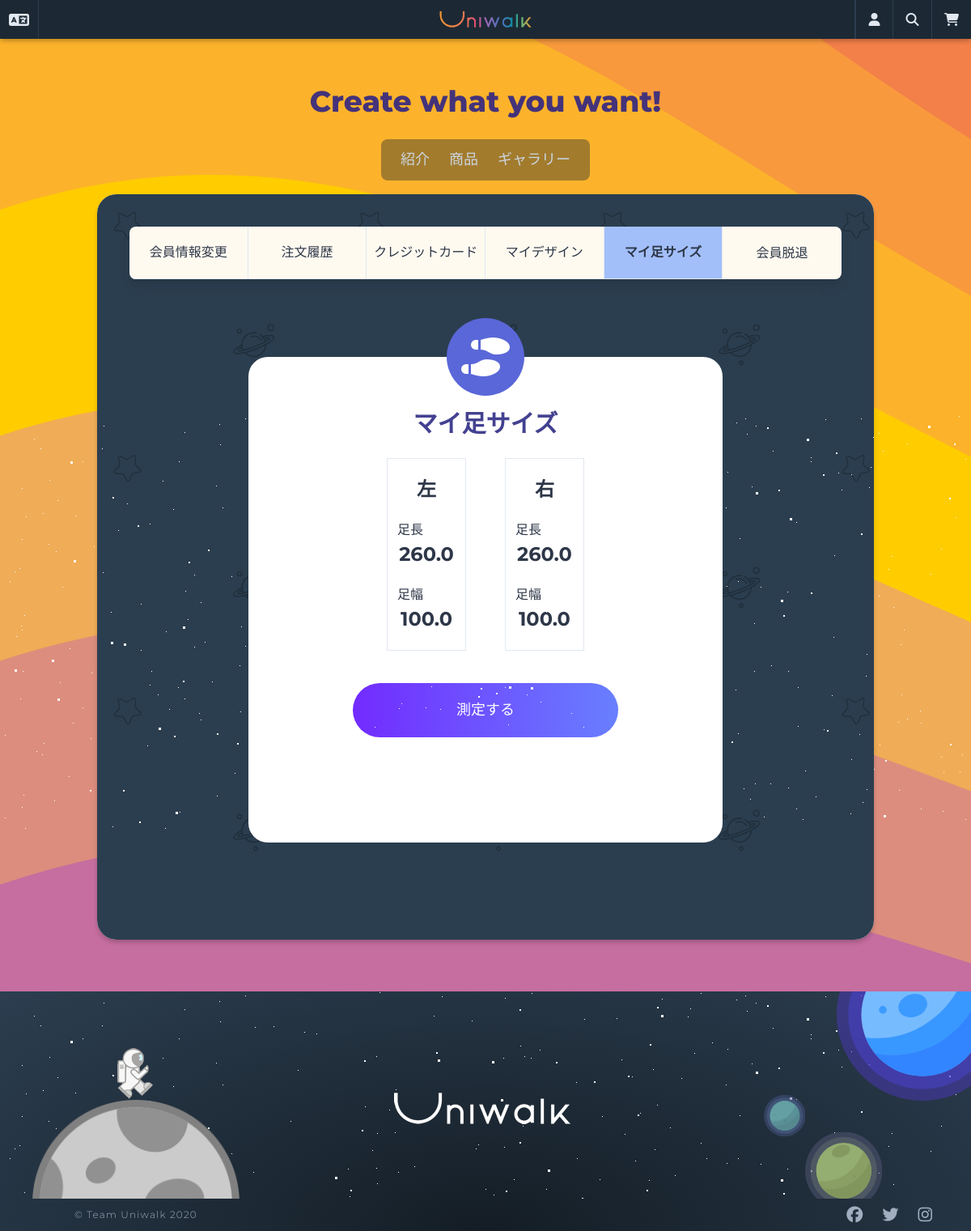
Page /users/mypage/footsizes/ (signed in) on the earlier database version.
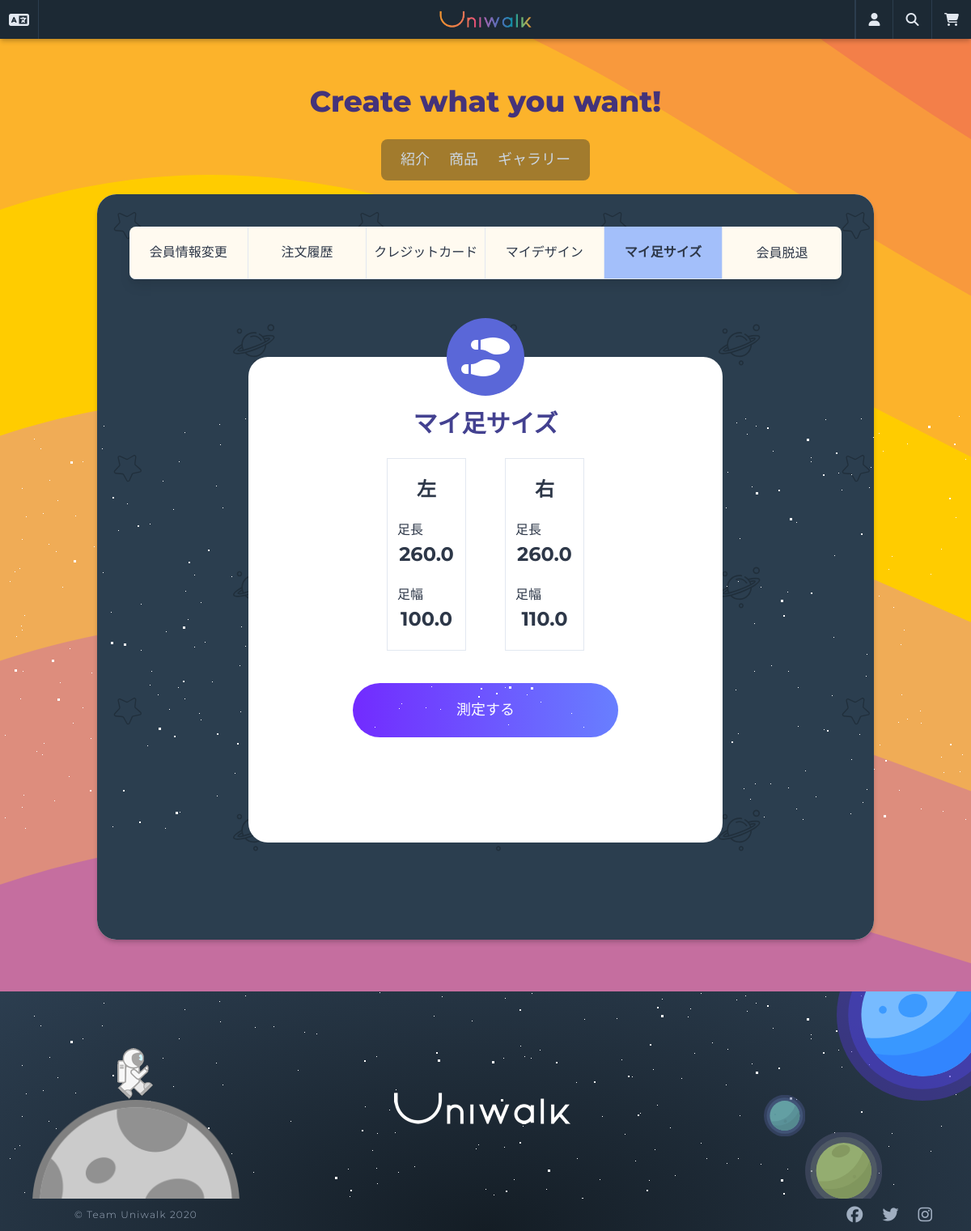
Same page on the later database version.
### feet/models.py (models this page shows, shortened)
class Footsize(core_models.TimeStampedModel):
    user = models.ForeignKey(
        "users.User",
        verbose_name="ユーザー",
        on_delete=models.CASCADE,
        null=True,
        blank=True,
    )
    length_left = models.DecimalField(_("足長(左)"), max_digits=4, decimal_places=1)
    length_right = models.DecimalField(_("足長(右)"), max_digits=4, decimal_places=1)
    width_left = models.DecimalField(_("足幅(左)"), max_digits=4, decimal_places=1)
    width_right = models.DecimalField(_("足幅(右)"), max_digits=4, decimal_places=1)

### users/views.py (the view)
# urls.py: path("mypage/footsizes/", views.FootSizeView.as_view(), name="footsizes",),
class FootSizeView(mixins.LoggedInOnlyView, ListView):
    model = feet_models.Footsize
    template_name = "feet/feet-list.html"
    context_object_name = "feet"
    def get_queryset(self):
        try:
            return feet_models.Footsize.objects.get(user_id=self.request.user.pk)
        except feet_models.Footsize.DoesNotExist:
            return None

### carts/context_processors.py (called while the page is built)
def counter(request):
    item_count = 0
    if "admin" in request.META["PATH_INFO"]:
        return {}
    else:
        try:
            cart = Cart.objects.get(session_key=_session_key(request))
            cart_items = CartItem.objects.all().filter(cart=cart, active=True)
            for cart_item in cart_items:
                item_count += cart_item.quantity
        except Cart.DoesNotExist:
            item_count = 0
    return dict(item_count=item_count)

### carts/views.py (called while the page is built)
def _session_key(request):
    cart = request.session.session_key
    if not cart:
        cart = request.session.create()
    return cart

### users/models.py (called while the page is built)
    def get_absolute_url(self):
        return reverse("users:update-profile")

### templates/feet/feet-list.html (shortened to what this page needs)
{% extends "base.html" %}
{% load i18n static %}
{% block content %}
<div class="mx-auto px-10 py-10 rounded-xl"
    style="background-image: url({% static 'images/pattern.svg' %}); background-repeat: repeat;">
    <div class="container mx-auto">
        <div class="w-full shadow-lg">
            {% include 'partials/mypage-menu.html' %}
        </div>
        <div class="w-full flex flex-col mb-10">
            <div
                class="container min-h-75vh bg-white w-2/3 rounded-xl h-full mx-auto my-10 flex flex-col items-center p-12 mt-24 relative">
                <div class="flex items-center justify-center bg-indigo-600 w-24 h-24 rounded-full absolute"
                    style="top: -3rem;">
                    <i class="fas fa-shoe-prints fa-3x text-white"></i>
                </div>
                <h2 class="text-indigo-800 mt-3 mb-5 text-3xl font-semibold">{% trans 'マイ足サイズ' %}</h2>
                {% if feet %}
                <div class="flex flex-no-wrap items-center justify-around mb-10">
                    <div class="border w-1/3 h-full flex flex-col justify-center">
                        <h3 class="font-semibold text-2xl text-center py-5">{% trans '左' %}</h3>
                        <div class="text-center mb-5">
                            <span class="font-medium mr-10">{% trans '足長' %}</span>
                            <span class="font-bold text-2xl">{{ feet.length_left }}</span>
                        </div>
                        <div class="text-center mb-5">
                            <span class="font-medium mr-10">{% trans '足幅' %}</span>
                            <span class="font-bold text-2xl">{{ feet.width_left }}</span>
                        </div>
                    </div>
                    <div class="border w-1/3 h-full flex flex-col justify-center">
                        <h3 class="font-semibold text-2xl text-center py-5">{% trans '右' %}</h3>
                        <div class="text-center mb-5">
                            <span class="font-medium mr-10">{% trans '足長' %}</span>
                            <span class="font-bold text-2xl">{{ feet.length_right }}</span>
                        </div>
                        <div class="text-center mb-5">
                            <span class="font-medium mr-10">{% trans '足幅' %}</span>
                            <span class="font-bold text-2xl">{{ feet.width_right }}</span>
                        </div>
                    </div>
                </div>
                {% else %}
                <p class="flex justify-center items-center font-semibold h-full w-full text-center text-2xl">
                    <i class="fas fa-dizzy fa-2x text-teal-500"></i> <span
                        class="ml-5">{% trans 'まだ足サイズの測定データがありません。' %}</span>
                </p>
                {% endif %}
                <a href="" class="btn w-2/3 mx-auto">{% trans '測定する' %}</a>
            </div>
        </div>
    </div>
</div>
{% endblock content %}

Differences in the rows shown:
changed Footsize: width_right "100.0" → "110.0"
